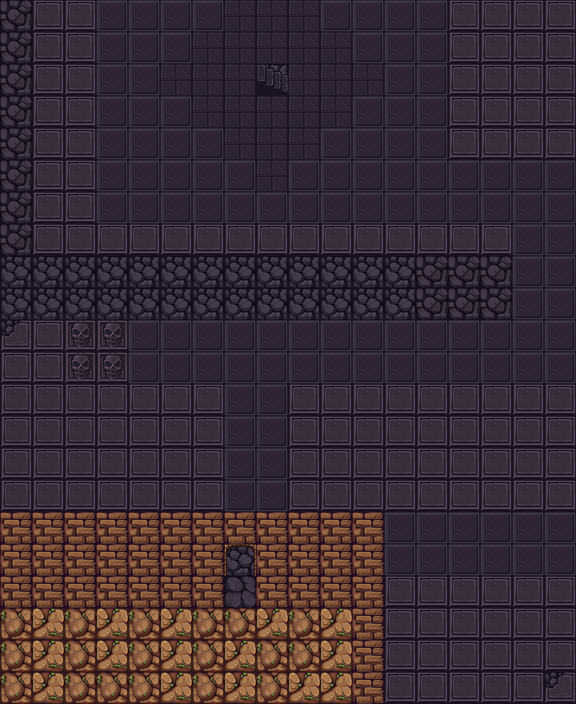

This game map was drawn from its Tiled (.tmx) file and the tilesets committed beside it. A one-line description and the trimmed map source follow:
An orthogonal 18x22 tile map with 32x32 px tiles, 2 tile layers (Tile Layer 1, Tile Layer 2) and 12 objects (10x wall, entrance, door).

<map version="1.4" tiledversion="1.4.1" orientation="orthogonal" renderorder="right-down" width="18" height="22" tilewidth="32" tileheight="32" infinite="0" nextlayerid="4" nextobjectid="13">
 <tileset firstgid="1" source="../swordcon-basic.tsx" />
 <layer id="1" name="Tile Layer 1" width="18" height="22">
  <data>[396 cells, 180 non-empty, 3 distinct tile ids]</data>
 </layer>
 <layer id="3" name="Tile Layer 2" width="18" height="22">
  <data>[396 cells, 288 non-empty, 13 distinct tile ids]</data>
 </layer>
 <objectgroup id="2" name="objects">
  <object id="1" name="entrance" x="448" y="512" width="32" height="64" />
  <object id="2" name="door" x="256" y="64" width="32" height="32" />
  <object id="3" name="wall" x="-24" y="0" width="24" height="704" />
  <object id="4" name="wall" x="576" y="0" width="24" height="704" />
  <object id="5" name="wall" x="-24" y="-24" width="624" height="24" />
  <object id="6" name="wall" x="-24" y="704" width="624" height="24" />
  <object id="7" name="wall" x="0" y="0" width="32" height="320" />
  <object id="8" name="wall" x="32" y="256" width="480" height="64" />
  <object id="9" name="wall" x="0" y="512" width="224" height="96" />
  <object id="10" name="wall" x="224" y="512" width="32" height="32" />
  <object id="11" name="wall" x="256" y="512" width="128" height="96" />
  <object id="12" name="wall" x="352" y="608" width="32" height="96" />
 </objectgroup>
</map>
